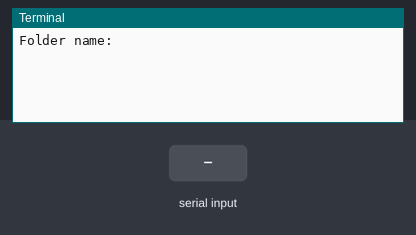
Simulated run of this program. Board: Raspberry Pi (BCM pin numbers). On the bench: the last lines printed to the terminal. The test bench sets the inputs (shaded band). The camera gives no picture and a still takes 0.5 s. At 3.4 s the program stops and its outputs stay as they are.

Above: at 1.2 s.
1.3 s: "5" typed at the terminal, then Enter
At 1.9 s:
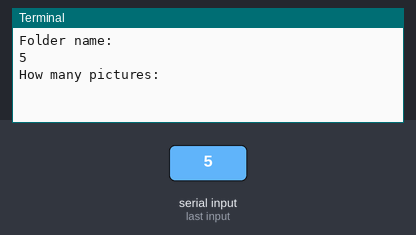
2.8 s: "1" typed at the terminal, then Enter
At 4.0 s:
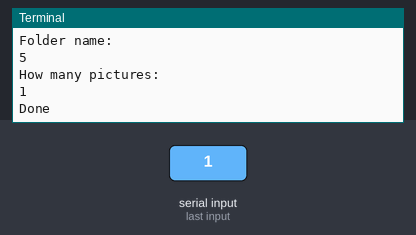

Measured:
- after the input at 1.3 s, the terminal: prints a new line at once (image 1)
- after the input at 2.8 s, the terminal: prints a new line at once (image 2)

The program:

Picture_capture.py
```python
import os
import picamera
from time import sleep


folder_name = input("Folder name: ")
current_folder = "./"
cap_amount = 0
cap_amount = +int(input("How many pictures: "))


#./ + folder name
def makedir():
  try:
    os.makedirs(current_folder+folder_name)
  except OSError:
    pass
  # let exception propagate if we just can't
  # cd into the specified directory
  os.chdir(folder_name)

makedir()

#Camera adjustment
camera = picamera.PiCamera()
camera.resolution = (1920, 1080)
camera.framerate = 24
counter = 1

while (counter <= cap_amount):
    img_name = str(counter)+'.png'
    camera.capture(img_name)
    counter = counter + 1
    sleep(0.05)

print("Done")

os.chdir("..")


'''
#Command backlog
camera.hflip = True
camera.vflip = True
camera.start_preview()
camera.stop_preview()
camera.brightness = 70
camera.sharpness = 0
camera.contrast = 0
camera.brightness = 50
camera.saturation = 0
camera.ISO = 0
camera.video_stabilization = False
camera.exposure_compensation = 0
camera.exposure_mode = 'auto'
camera.meter_mode = 'average'
camera.awb_mode = 'auto'
camera.image_effect = 'none'
camera.color_effects = None
camera.rotation = 0
camera.crop = (0.0, 0.0, 1.0, 1.0)
camera.resolution = (100, 100)
camera.framerate = 24

camera.start_recording('video.h264')
camera.stop_recording()
'''
```
